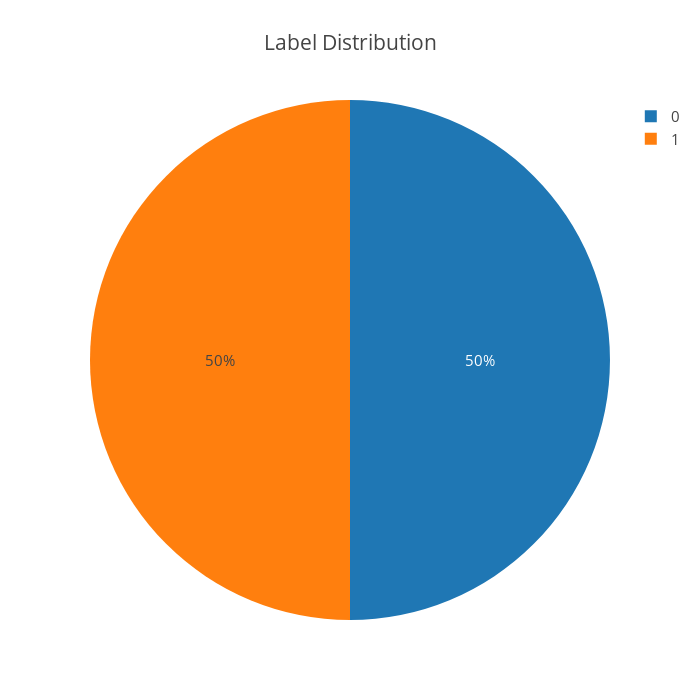

The code cell stored with this chart in its notebook:
### Code cell
cnt_label = train_data['label'].value_counts()
print(cnt_label)
labels = (np.array(cnt_label.index))
sizes=(np.array((cnt_label/cnt_label.sum())*100))
print(sizes)
trace = go.Pie(labels=labels, values=sizes)
layout = go.Layout(title='Label Distribution', font=dict(size=15),
                  width=700, height=700)

data = [trace]
fig = go.Figure(data=data, layout=layout)
py.iplot(fig, filename="LabelDistribution")

### Figure 1 — Plotly figure (JSON) as saved in the notebook; plotly's stock layout.template omitted (floating-point values rounded to 4 significant figures)
{"data": [{"type": "pie", "labels": [0, 1], "values": [50.0, 50.0], "uid": "7e84568b-b29c-4213-a806-387dca1a08ed"}], "layout": {"title": {"text": "Label Distribution"}, "font": {"size": 15}, "width": 700, "height": 700}}
